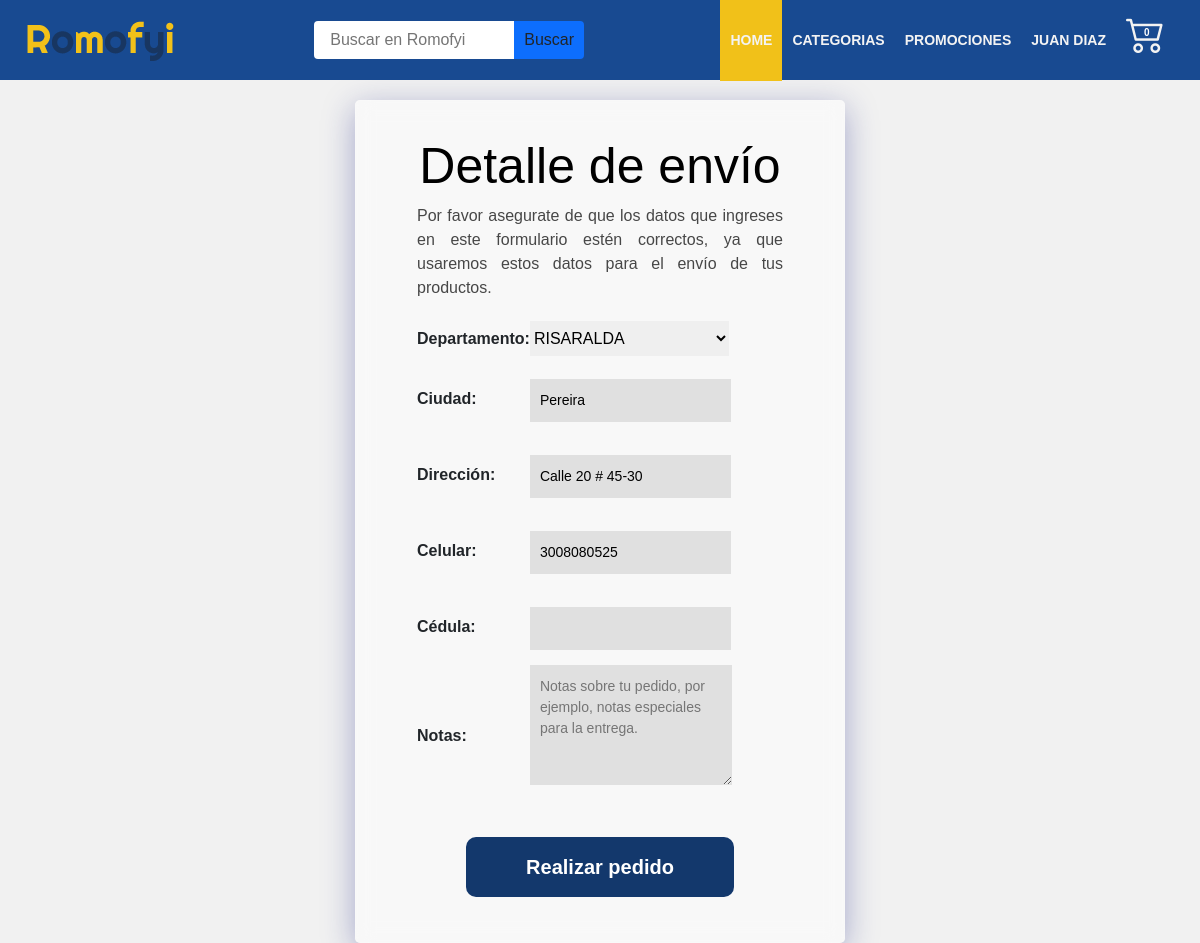
Page /pedidoProcesado/ (signed in) on the committed database.
### Aplicaciones/Usuarios/models.py (models this page shows, shortened)
class PerfilUsuario(models.Model):
    nombre1 = models.CharField(max_length=30, default="user")
    nombre2 = models.CharField(max_length=30, default="default")
    primerApellido = models.CharField(max_length=50,default="")
    segundoApellido = models.CharField(max_length=50,default="")
    user = models.OneToOneField(User, null=False, blank=False, on_delete=models.CASCADE)
    departamento = models.CharField(max_length=50,choices = departamento, default = '')
    ciudad = models.CharField(max_length=50, default="")
    celular = models.CharField(max_length=10,default="")
    direccion = models.CharField(max_length=50,default="")
    created_at = models.DateTimeField(auto_now_add=True)

### Aplicaciones/pedidos/views.py (the view)
# urls.py: path('pedidoProcesado/',login_required(procesar_pedido), name = 'pedidoProcesado'),
def procesar_pedido(request):
    template_name = "carrito/formEnvio.html"
    carro = Carro(request)
    lineas_pedido = list()
    if request.method == 'POST':
        form = formEnvio(request.POST)
        if form.is_valid():
            pedido = Pedido.objects.create(user = request.user)
            for key, value in carro.carro.items():
                dir = request.POST.get('direccion')
                depart = request.POST.get('departamento')
                ciudad = request.POST.get('ciudad')
                cel = request.POST.get('celular')
                cedula= request.POST.get('cedula')
                comentarios= request.POST.get('comentarios')
                pro = Productos.objects.get(id = key)
                pro.stock = int(pro.stock - value["cantidad"])
                pro.save()
                total = importe_total_carro(request)
                pedido.cedula = cedula
                pedido.celular = cel
                pedido.direccion = dir
                pedido.departamento = depart
                pedido.ciudad = ciudad
                pedido.ordernum = random.randint(10000,99999)
                pedido.precioTotal = total['importe_total_carro']
                pedido.comentarios = comentarios
                pedido.save()
                lineas_pedido.append(LineaPedido(
                    producto_id = key,
                    cantidad = value["cantidad"],
                    precioUnidad = int(value["precioInicial"]),
                    user = request.user,
                    pedido = pedido,
                    subTotal = value["precio"]
                ))
            try:
                LineaPedido.objects.bulk_create(lineas_pedido)
                enviar_email(
                    pedido = pedido,
                    lineas_pedido = lineas_pedido,
                    nombreusuario = request.user.username,
                    emailusuario = request.user.email
                )
                carro = Carro(request)
                carro.limpiar_carro()
                return redirect('tiendaEnLinea:succes')
            except:
                carro = Carro(request)
                carro.limpiar_carro()
                return redirect('tiendaEnLinea:succes')
    else:
        user = request.user.id
        us = PerfilUsuario.objects.get(user_id = user)
        form=formEnvio(instance = us)
    context={
            'form':form,
        }
    return render (request,template_name, context)

### Aplicaciones/pedidos/form.py
class formEnvio(forms.ModelForm):
    departamento =   forms.ChoiceField(label='Departamento',required=True, choices= departamento)
    ciudad =   forms.CharField(label='Ciudad',required=True,)
    direccion =   forms.CharField(label='Dirección',required=True,)
    celular =   forms.CharField(label='Celular',required=True,)
    cedula = forms.CharField(label='Cédula',required=True,)
    comentarios = forms.CharField(label='Notas',required=False,widget=forms.Textarea(attrs={'placeholder': 'Notas sobre tu pedido, por ejemplo, notas especiales para la entrega.','class': 'NotasEnvio'}))
    class Meta:
        model = PerfilUsuario
        fields = ['departamento','ciudad','direccion','celular','cedula','comentarios']

### Aplicaciones/carrito/context_processor.py (called while the page is built)
def importe_total_carro(request):
    carro = Carro(request)
    total = 0
    CantTotal = 0
    if request.user.is_authenticated:
        for key, value in request.session["carro"].items():
            total = total + int(value["precio"])
            CantTotal = CantTotal + int(value["cantidad"])
    return{"importe_total_carro":total,"importe_CantTotal_carro":CantTotal}

### Aplicaciones/tiendaEnLinea/templates/carrito/formEnvio.html (shortened to what this page needs)
{% extends 'base/base.html' %}
{% load static %}
{% block content %}
    <section class="section_formEnvios">
           <form class="formEnvio" method="POST">
            <h5>Detalle de envío</h5>
            <table class="registro__container--envio">
                {{ form.as_table }}
                <p>Por favor asegurate de que los datos que ingreses en este formulario estén correctos, ya que usaremos estos datos para el envío de tus productos.</p>
            </table>
            <button class="buttons button--registro" type="submit">Realizar pedido</button>
        </form>
    </section>
{% endblock %}

### Aplicaciones/tiendaEnLinea/templates/navbar.html (shortened to what this page needs)
{% load static %}
{% load humanize %}
<div class="nav_container">
    <a href="{% url 'tiendaEnLinea:index'%}" class="logo_nav_container">
        <picture>
            <img src="{% static 'img/Logo/logo.png' %}" class="logo_nav" alt="">
        </picture>
    </a>
    <form class="container__buscador " action="{% url 'tiendaEnLinea:search' %}">
        <input class="buscador" type="search" name="busqueda" placeholder="Buscar en Romofyi">
        <button class="boton_buscar" type="submit">Buscar</button>
    </form>
    <ul class="nav-menu .nav-menu_visible">
        <li	li class="nav-menu-item">
            <a href="{% url 'tiendaEnLinea:index'%}" class="nav-menu-link nav-links nav-menu-link_active">Home</a>
        </li>
        <li class="nav-menu-item">
            <a href="{% url 'tiendaEnLinea:categorias' %}" class="nav-menu-link nav-links ">Categorias</a>
        </li>
        <li class="nav-menu-item">
            <a href="#" class="nav-menu-link nav-links ">Promociones</a>
        </li>
        {% if request.user.is_authenticated %}
            <li class="nav-menu-item dropdown hidden-movil">
                <a href="{% url 'tiendaEnLinea:ModificarPerfil' %}" class="nav-menu-link nav-links usuario">{{user.perfilusuario.nombre1}} {{user.perfilusuario.primerApellido}}</a>
            </li>
            <li class="nav-menu-item bag">
                {% if request.session.carro.items %}
                    <a  class="padding nav-links " href="/mycart" > <i class="bi bi-cart2 tamanho"></i><p>{{importe_CantTotal_carro|intcomma}}</p> </a>
                {% else %}
                    <a  class="padding nav-links " href="/mycart" > <i class="bi bi-cart2 tamanho"></i><p>0</p> </a>
                {% endif %}
            </li>
        {% else %}
            <li class="nav-menu-item">
                <a href="{% url 'tiendaEnLinea:login' %}" class="nav-menu-link nav-links ">Identificate</a>
            </li>
        {% endif %}
    </ul>
</div>

### static/styleheets/base.css (style rules this page uses)
* { margin: 0; padding: 0; box-sizing: border-box; font-family: sans-serif; border: 0px; }
html { height: 100%; }
.body { padding: 0px 0px 0; background-color: #F1F1F1; font-family: sans-serif; font-weight: 100; scroll-behavior: smooth; min-height: 100%; justify-items: center; display:flex; flex-direction: column; align-items: center; }
a:link, a:visited, a:active { text-decoration:none; }
:root { --azul: #13386C; --dorado: #F1C119; --gris: #f2f2f2; }

### static/styleheets/estilosGenerales.css (style rules this page uses)
#id_departamento { width: 199px; margin: 5px 0px 5px 0; }

### static/styleheets/nav.css (style rules this page uses)
.nav_container { width: 100%; display: flex; justify-content: space-between; align-items: center; height: 80px; padding: 0 25px; z-index: 100; }
.nav-menu { display: flex; list-style: none; justify-content: space-between; align-items: center; margin: 0; padding: 0; }
.nav-links { text-decoration: none; color: rgb(243, 243, 243); font-weight: bold; font-size: 14px; }
.nav-menu-item { font-size: 12px; line-height: 60px; text-transform: uppercase; width: max-content; }
.bag { padding: 5px 10px; position: relative; }
.bag p { color: white; position: absolute; left: 28px; top: 2.5px; font-size: 10px; }
.padding { padding: 28px 0; }
.nav-menu-link { padding: 33px 10px; }
.nav-menu-link:hover,.nav-menu-link_active, .bag:hover { background-color: var(--dorado); transition: 0.5s; }
.dropdown { display: inline-block; position: relative; }
.container__buscador { display: flex; justify-content: center; }
.buscador { height: 38px; width: 200px; padding: 14px 32px 14px 16px; outline: none; border-radius: 0.25rem 0 0 0.25rem ; }
.boton_buscar { height: 38px; width: 70px; display: inline-block; font-weight: 400; line-height: 1.5; color: #212529; text-align: center; text-decoration: none; vertical-align: middle; cursor: pointer; -webkit-user-select: none; -moz-user-select: none; user-select: none; background-color: #0d6efd; font-size: 1rem; border-radius: 0 0.25rem 0.25rem 0 ; transition: color .15s }
.tamanho { font-size: 39px; }

### static/styleheets/OtrasPaginas/detalle.css (style rules this page uses)
p { margin: 0; padding: 0; }

### static/styleheets/GestionCarrito/carrito.css (style rules this page uses)
p,h1,h2,h3,h4,h5 { color: rgb(71, 71, 71); }

### static/styleheets/GestionCarrito/formEnvio.css (style rules this page uses)
.section_formEnvios { margin-top: 100px; font-family: Arial, Helvetica, sans-serif; width: 100%; display: flex; flex-direction: column; justify-content: center; align-items: center; }
.formEnvio { display: flex; flex-direction: column; justify-content: center; align-items: center; width: 490px; padding: 35px 61px; background: rgba( 255, 255, 255, 0.5 ); box-shadow: 0 8px 32px 0 rgb(31 38 135 / 37%); backdrop-filter: blur( 9px ); -webkit-backdrop-filter: blur( 9px ); border-radius: 5px; border: 1px solid rgba( 255, 255, 255, 0.18 ); }
.NotasEnvio { height: 120px; background-color: rgb(224, 224, 224); font-size: 14px; color: rgb(0, 0, 0); border: 0; outline: none; border-radius: 0; margin-bottom: 15px; padding: 11px 10px; width: 80%; }
.registro__container--envio input { margin-top: 18px; color: rgb(0, 0, 0); border: 0; outline: none; border-radius: 0; margin-bottom: 15px; padding: 11px 10px; font-size: 14px; background-color: rgb(224, 224, 224); }
.formEnvio p { text-align: justify; }
#id_departamento { height: 35px ; }
.formEnvio h5 { font-size: 50px; color: #000; }

### static/styleheets/GestionPerfiles/login.css (style rules this page uses)
* { margin: 0; padding: 0; }
.buttons { background-color: #13386c; color: white; font-size: 20px; padding: 15px 60px; text-decoration: none; border-radius: 10px; font-weight: bold; cursor: pointer; height: 60px; transition: background-color .5s; }
.button--registro { margin-top: 30px; margin-bottom: 10px; }

### rows in the picture
PerfilUsuario: departamento "RISARALDA", ciudad "Pereira", direccion "Calle 20 # 45-30", celular "3008080525"

### other values in the picture
{{ user.perfilusuario.nombre1 }} "JUAN"
{{ user.perfilusuario.primerApellido }} "DIAZ"
